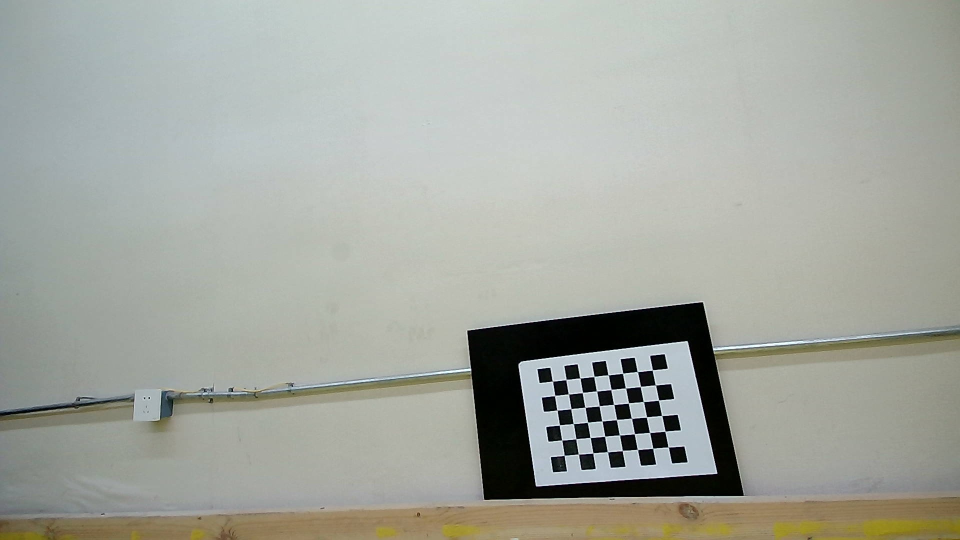
#> input picture robot/imgs/1661778205.2289295.jpg, 1920 x 1080 px (shown at 1/2 size); its folder holds 4 pictures in this run
$ python camera.py
#> lines starting #> are read from the running program, lines starting #| are printed output that depends on the picture; after the words box and inside, x2 and y2 are one past the last pixel; in counts of white or black regions, pixels touching at a corner belong together
import cv2
import numpy as np
import glob

# 设置寻找亚像素角点的参数，采用的停止准则是最大循环次数30和最大误差容限0.001
criteria = (cv2.TERM_CRITERIA_MAX_ITER | cv2.TERM_CRITERIA_EPS, 30, 0.001)

# 获取标定板角点的位置
objp = np.zeros((8 * 6, 3), np.float32)
objp[:, :2] = np.mgrid[0:8, 0:6].T.reshape(-1, 2)  # 将世界坐标系建在标定板上，所有点的Z坐标全部为0，所以只需要赋值x和y

obj_points = []  # 存储3D点
img_points = []  # 存储2D点

images = glob.glob("imgs/*.jpg")
for fname in images:
    img = cv2.imread(fname)
#> img is the input picture: shape (1080, 1920, 3); mean B, G, R 158.7, 166.7, 163.4
    gray = cv2.cvtColor(img, cv2.COLOR_BGR2GRAY)
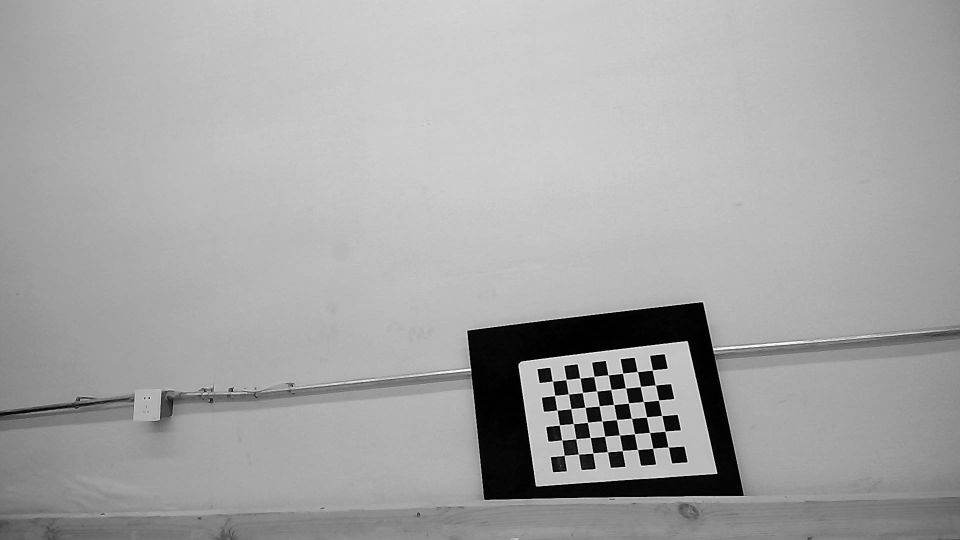
#> gray: shape (1080, 1920) (shown at 1/2 size); min 0, max 254, mean 164.8
    size = gray.shape[::-1]
#> size = (1920, 1080)
    ret, corners = cv2.findChessboardCorners(gray, (8, 6))
#> ret = True; corners = 48 rows, first 8: [1105.3, 763], [1132.5, 759.5], [1160, 756.4], [1188.5, 753.3], [1216.9, 750], [1246, 746.9], [1275.2, 744], [1305.1, 740.5]

    if ret:
        obj_points.append(objp)

        corners2 = cv2.cornerSubPix(gray, corners, (5, 5), (-1, -1), criteria)  # 在原角点的基础上寻找亚像素角点
#> corners2 = 48 rows, first 8: [1105.4, 762.6], [1132.5, 759.5], [1160.4, 756.5], [1188.5, 753.3], [1216.9, 750.3], [1245.7, 747], [1275.2, 743.6], [1305.3, 740.4]
        if corners2 is None:
            img_points.append(corners)
        else:
            img_points.append(corners2)

        cv2.drawChessboardCorners(img, (8, 6), corners, ret)  # 记住，OpenCV的绘制函数一般无返回值
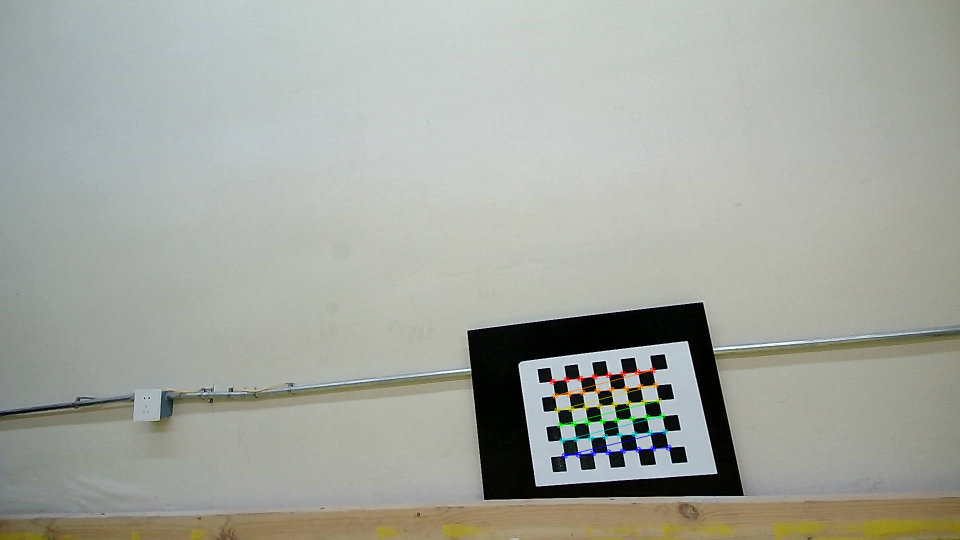
#> img: shape (1080, 1920, 3) (shown at 1/2 size); 0.5% of pixels changed, all inside (x1, y1, x2, y2) = (1099, 734, 1344, 918)
        cv2.imshow('img', img)
        cv2.waitKey(50)
#> pass 2 of the loop `for fname in images:`:
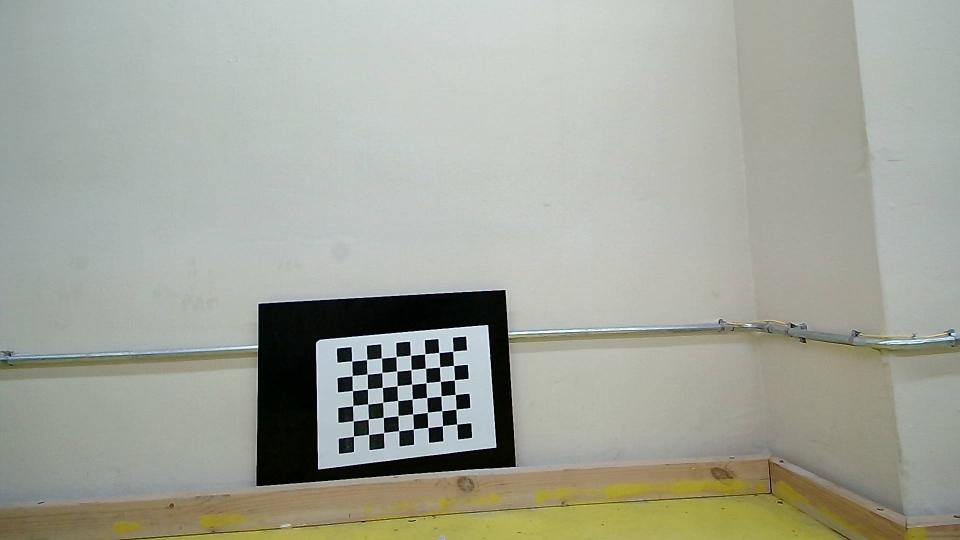
#> input picture robot/imgs/1661778212.8950515.jpg, 1920 x 1080 px (shown at 1/2 size)
#> img is the input picture: shape (1080, 1920, 3); mean B, G, R 154.1, 165.2, 162.4
#> `gray = cv2.cvtColor(img, cv2.COLOR_BGR2GRAY)`:
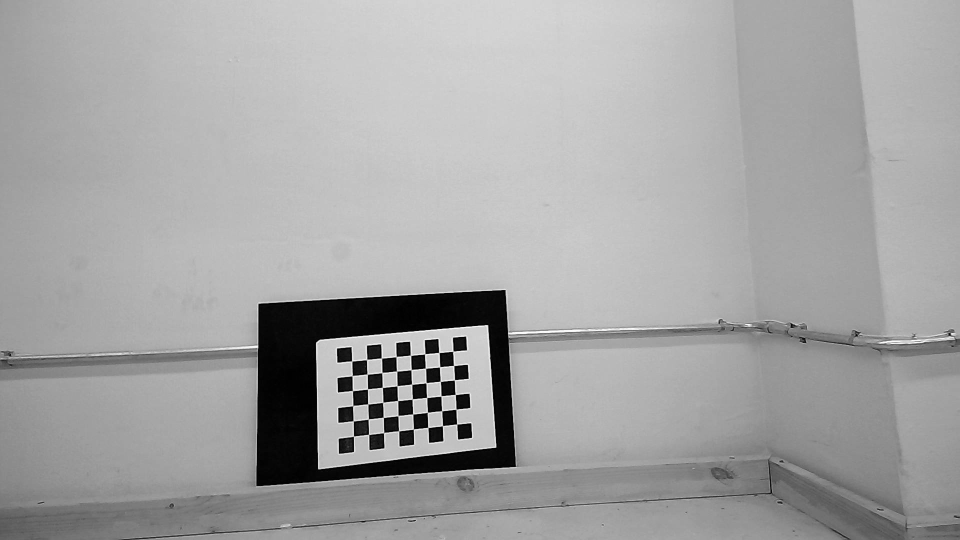
#> gray: shape (1080, 1920) (shown at 1/2 size); min 0, max 254, mean 163.2
#> corners = 48 rows, first 8: [704.1, 722.5], [733.7, 719.7], [763.1, 716.4], [792.5, 713.9], [821.3, 710.8], [850.1, 707.9], [878.1, 705.4], [906.7, 702.4]
#> corners2 = 48 rows, first 8: [704, 722.5], [733.7, 719.5], [763.3, 716.6], [792.8, 713.6], [821.4, 710.9], [850, 708], [878.2, 705.4], [906.3, 702.9]
#> `cv2.drawChessboardCorners(img, (8, 6), corners, ret)`:
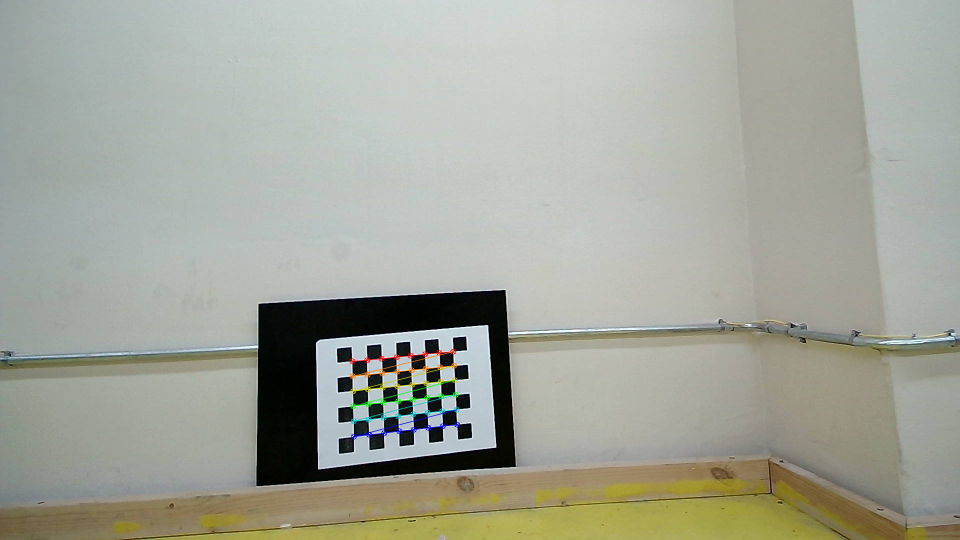
#> img: shape (1080, 1920, 3) (shown at 1/2 size); 0.5% of pixels changed, all inside (x1, y1, x2, y2) = (698, 697, 921, 880)
#> pass 3 of the loop `for fname in images:`:
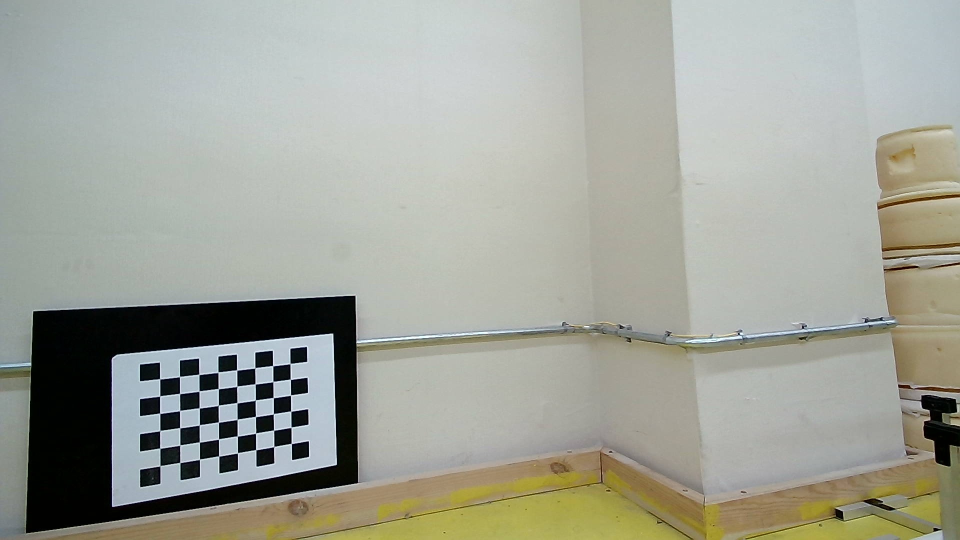
#> input picture robot/imgs/1661778218.195352.jpg, 1920 x 1080 px (shown at 1/2 size)
#> img is the input picture: shape (1080, 1920, 3); mean B, G, R 152.6, 162.5, 160.1
#> `gray = cv2.cvtColor(img, cv2.COLOR_BGR2GRAY)`:
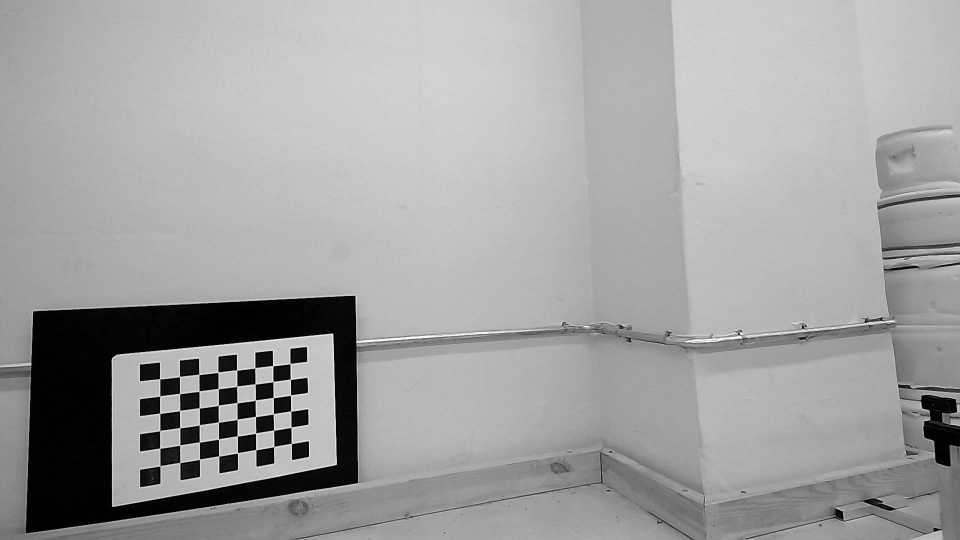
#> gray: shape (1080, 1920) (shown at 1/2 size); min 0, max 254, mean 160.7
#> corners = 48 rows, first 8: [320, 757.8], [359.5, 753.4], [398.4, 749.3], [436.6, 744.3], [473.7, 740.1], [510.7, 735.4], [545.7, 731.6], [580.6, 727.5]
#> corners2 = 48 rows, first 8: [319.9, 757.9], [359.5, 753.4], [398.4, 749.1], [436.5, 744.7], [473.8, 740.5], [510.4, 736.2], [546, 732], [580.5, 727.5]
#> `cv2.drawChessboardCorners(img, (8, 6), corners, ret)`:
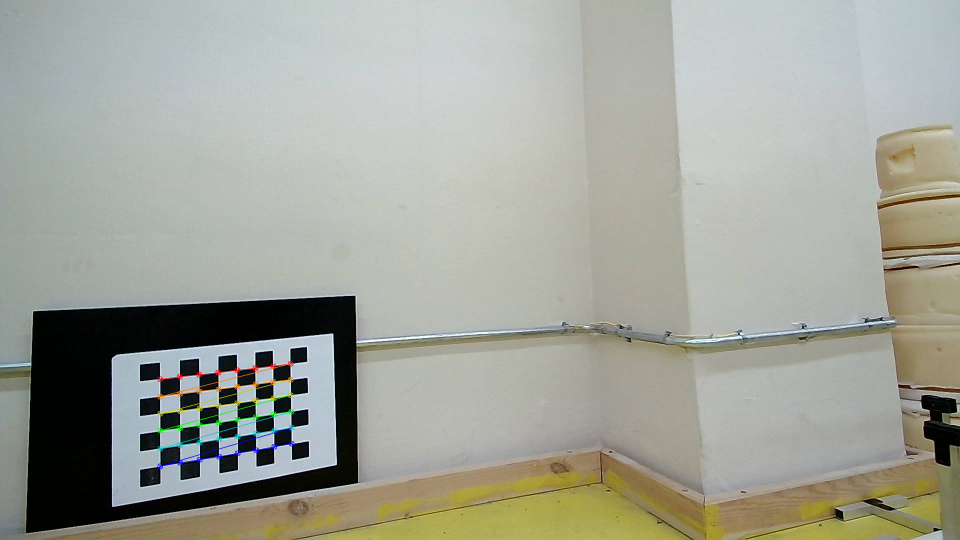
#> img: shape (1080, 1920, 3) (shown at 1/2 size); 0.59% of pixels changed, all inside (x1, y1, x2, y2) = (314, 721, 590, 939)
#> the loop made 4 passes; the first 3 are shown

print(len(img_points))
cv2.destroyAllWindows()

# 标定
ret, mtx, dist, rvecs, tvecs = cv2.calibrateCamera(obj_points, img_points, size, None, None)

print("ret:", ret)
print("mtx:\n", mtx)  # 内参数矩阵
print("dist:\n", dist)  # 畸变系数   distortion cofficients = (k_1,k_2,p_1,p_2,k_3)
print("rvecs:\n", rvecs)  # 旋转向量  # 外参数
print("tvecs:\n", tvecs)  # 平移向量  # 外参数

print("-----------------------------------------------------")
# 畸变校正
#> (the run stopped early here; a loop or call above may not have finished)
